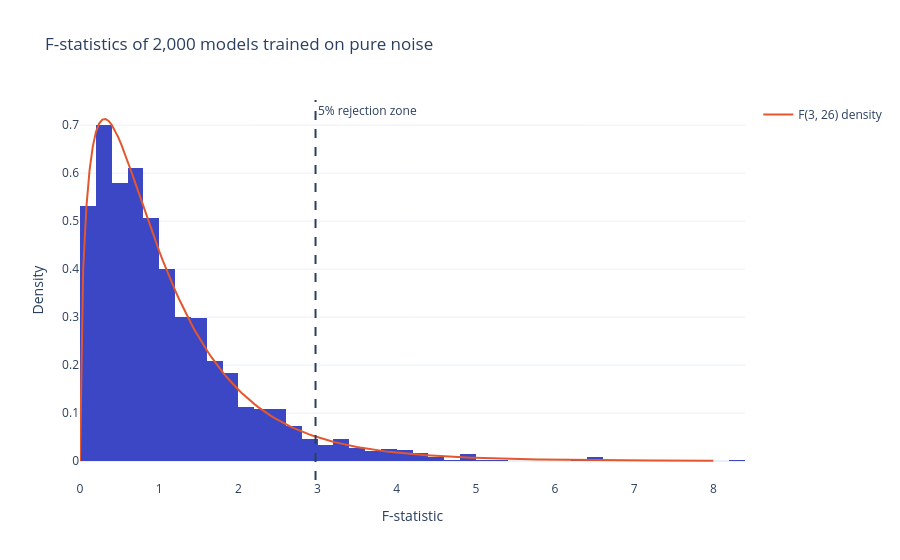

This figure's notebook cell:
### Code cell
fig = px.histogram(x=f_values, nbins=60, histnorm="probability density",
                   title="F-statistics of 2,000 models trained on pure noise",
                   labels={"x": "F-statistic"})
grid = np.linspace(0, 8, 200)
fig.add_scatter(x=grid, y=stats.f.pdf(grid, p, n - p - 1), mode="lines", name="F(3, 26) density")
fig.add_vline(x=threshold, line_dash="dash", annotation_text="5% rejection zone")
fig.update_layout(yaxis_title="Density")
fig.show()

### Figure 1 — Plotly figure (JSON) as saved in the notebook; plotly's stock layout.template omitted (floating-point values rounded to 4 significant figures; data arrays with more than 128 entries replaced by an {"elided": "..."} marker saying what was removed)
{"data": [{"bingroup": "x", "histnorm": "probability density", "hovertemplate": "F-statistic=%{x}<br>probability density=%{y}<extra></extra>", "legendgroup": "", "marker": {"color": "#3B47C4", "pattern": {"shape": ""}}, "name": "", "nbinsx": 60, "orientation": "v", "showlegend": false, "type": "histogram", "x": {"elided": "2000 float values"}, "xaxis": "x", "yaxis": "y"}, {"mode": "lines", "name": "F(3, 26) density", "type": "scatter", "x": {"elided": "200 float values"}, "y": {"elided": "200 float values"}}], "layout": {"annotations": [{"showarrow": false, "text": "5% rejection zone", "x": 2.975, "xanchor": "left", "xref": "x", "y": 1, "yanchor": "top", "yref": "y domain"}], "barmode": "relative", "legend": {"tracegroupgap": 0}, "shapes": [{"line": {"dash": "dash"}, "type": "line", "x0": 2.975, "x1": 2.975, "xref": "x", "y0": 0, "y1": 1, "yref": "y domain"}], "title": {"text": "F-statistics of 2,000 models trained on pure noise"}, "xaxis": {"anchor": "y", "domain": [0.0, 1.0], "title": {"text": "F-statistic"}}, "yaxis": {"anchor": "x", "domain": [0.0, 1.0], "title": {"text": "Density"}}}}
